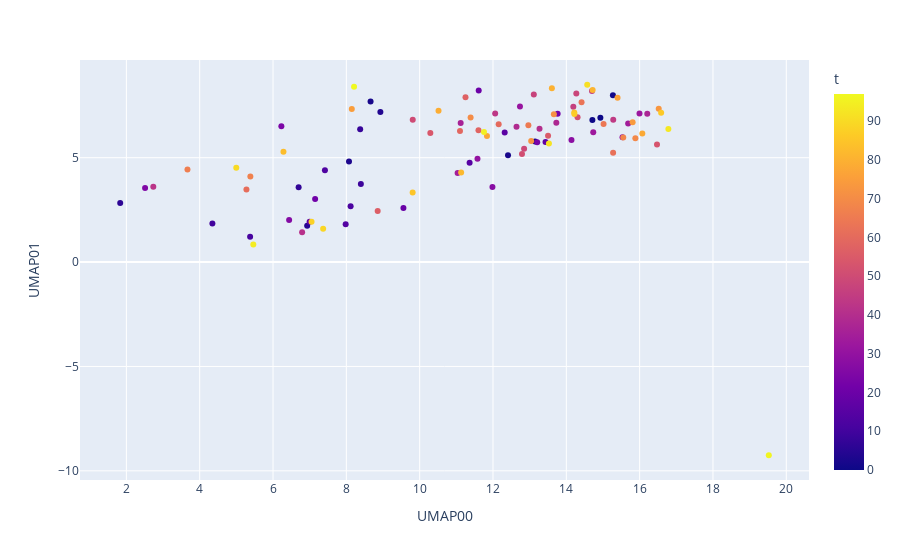

Here is the notebook cell this chart was saved with:
### Code cell
import plotly.express as px
fig = px.scatter(cell_shape_df.loc[0:100, :], x="UMAP00", y="UMAP01", color="t", opacity=1)
fig.show()
